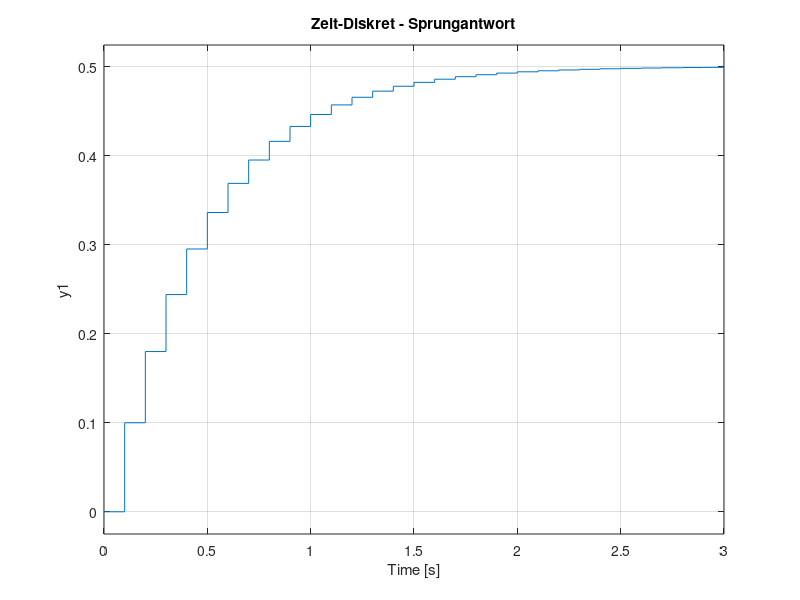

This chart was generated by the following MATLAB code: (Note: this script raises an error after producing the figure.)
% RT1 Lab

%% Vorbereitungsaufgabe 2


close all

% - -- - -- - -- - -- - -- - -- - -- - -- - -- - --

Ts = 0.1;

G = filt([0 0.1], [1 -0.8] , Ts);

% - -- - -- - -- - -- - --

f_step = figure();

step(G);                       % Berechnet und zeichnet die Sprungantwort

grid on

title('Zeit-Diskret - Sprungantwort');

export_figure(f_step, "plots/step-response");

% - -- - -- - -- - -- - --

f_impulse = figure();

impulse(G);                    % Berechnet und zeichnet die Impulsantwort

grid on

title('Zeit-Diskret - Impulsantwort');

export_figure(f_impulse, "plots/impulse-response");


% - -- - -- - -- - -- - -- - -- - -- - -- - -- - --

f_bode = figure();

bode(G);

grid minor

export_figure(f_bode, "plots/bode-diagram");
